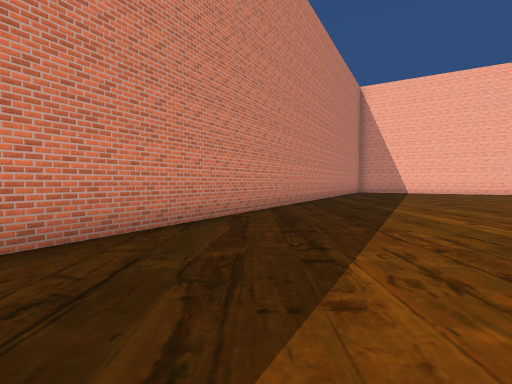
View 1 (above)

24 first-person views from a walk through a scene from a Unity 3-D project. The camera is 1.3 m above the floor, tilts 2° down and sees 85° across. The floor is counted in squares, 2 m on a side. Each view is taken from the middle of a square. On the plan, view 1 faces up. The plan holds only what a view shows up to about 9 squares ahead; the rest is blank. The place goes on beyond the plan. The player character is not drawn. Some surface patterns are stand-ins.

View 2
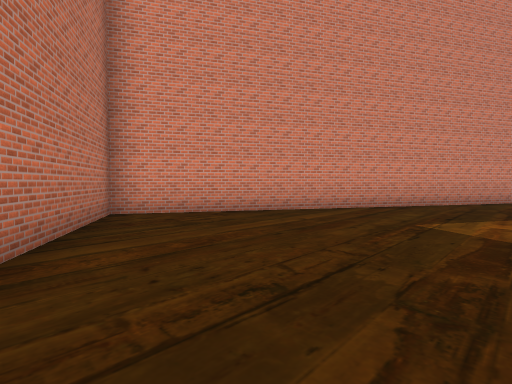

View 3
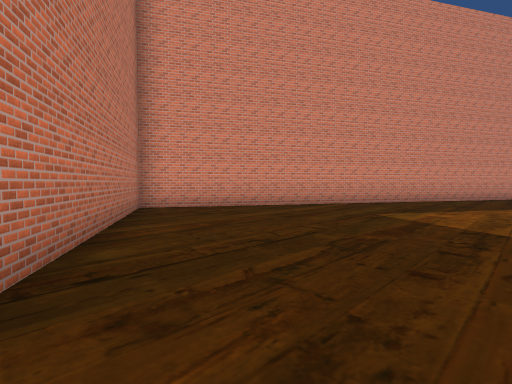

View 4
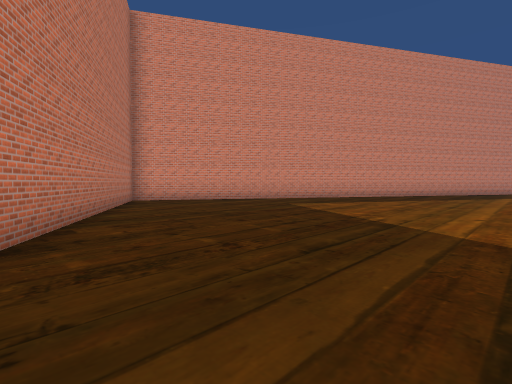

View 5
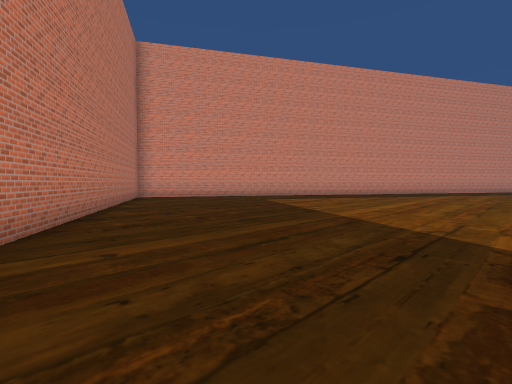

View 6
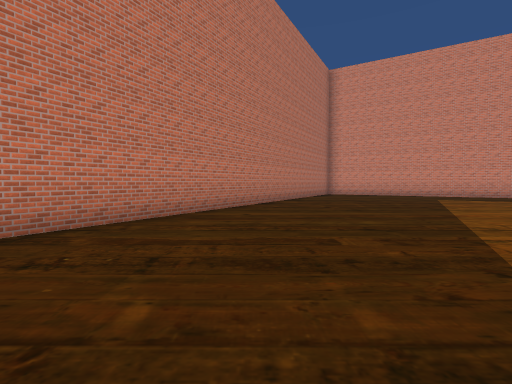

View 7
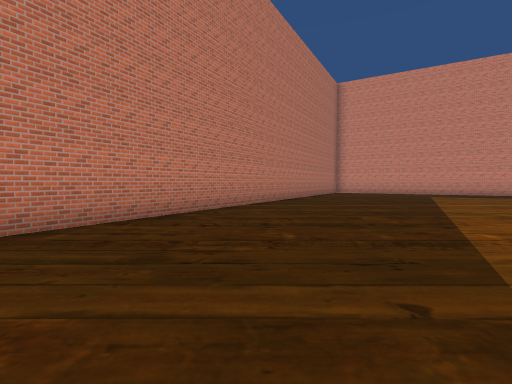

View 8
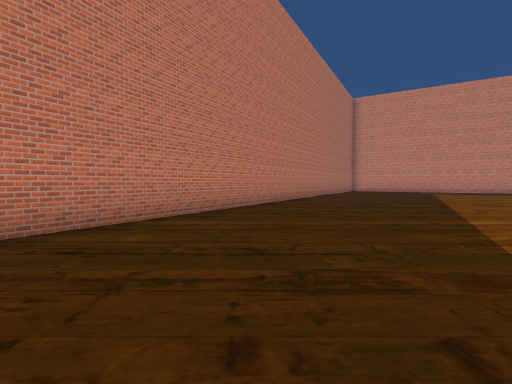

View 9
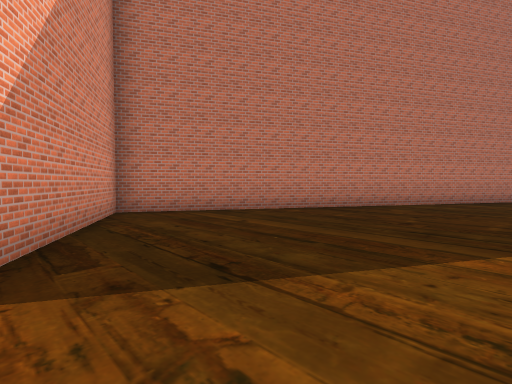

View 10
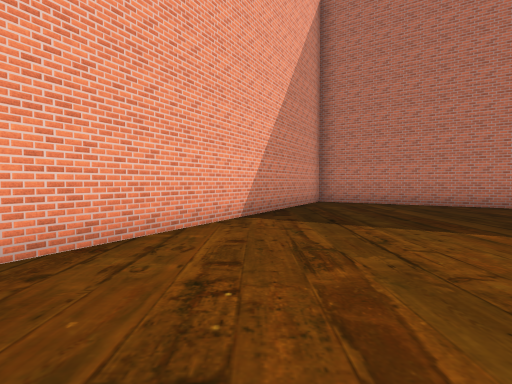

View 11
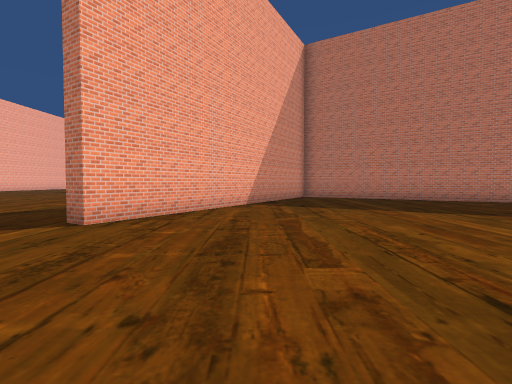

View 12
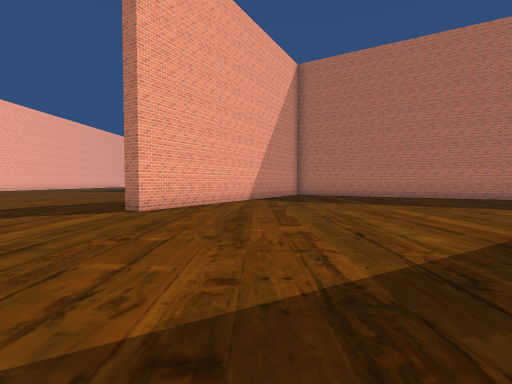

View 13
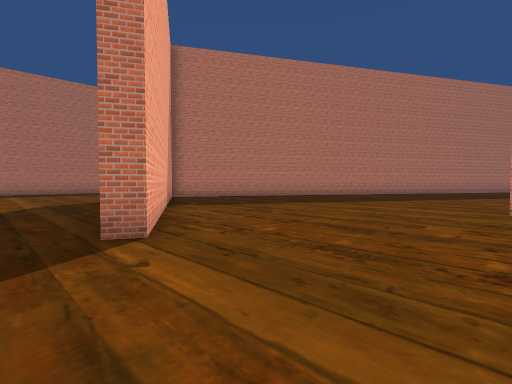

View 14
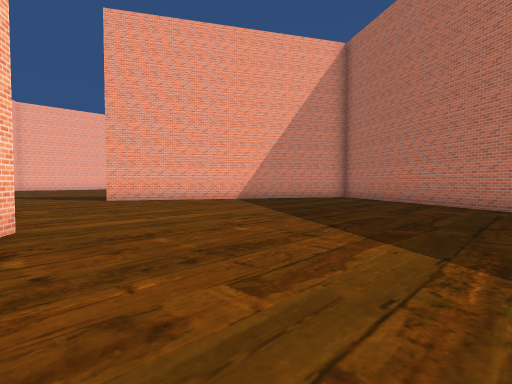

View 15
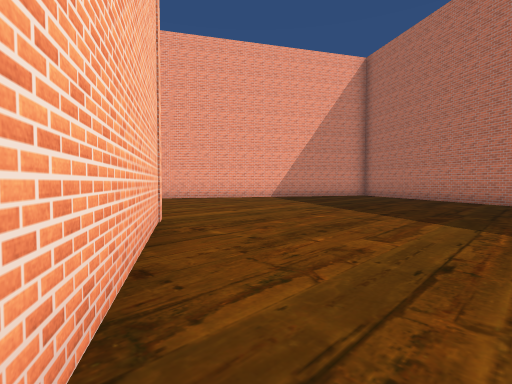

View 16
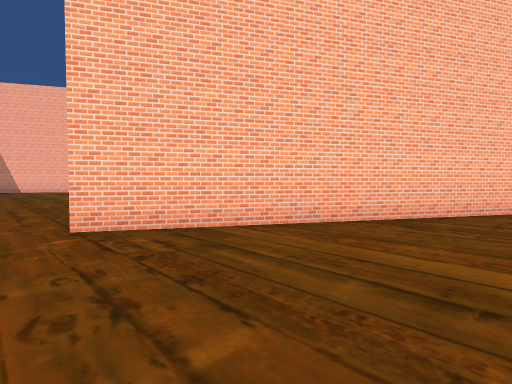

View 17
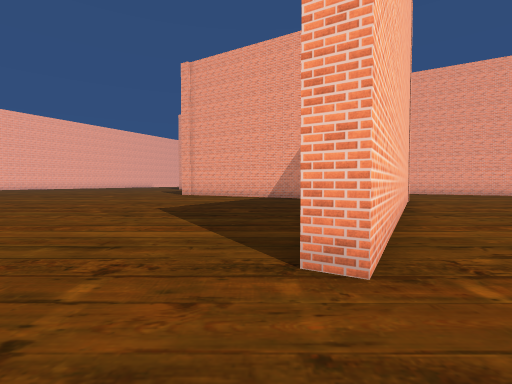

View 18
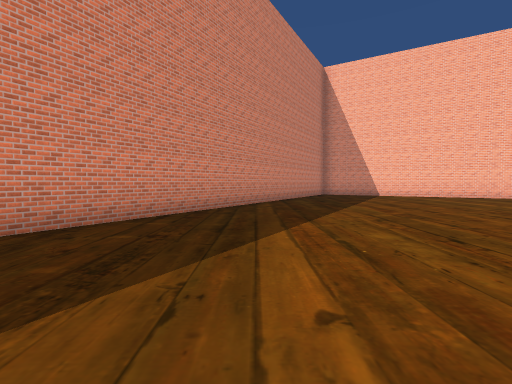

View 19
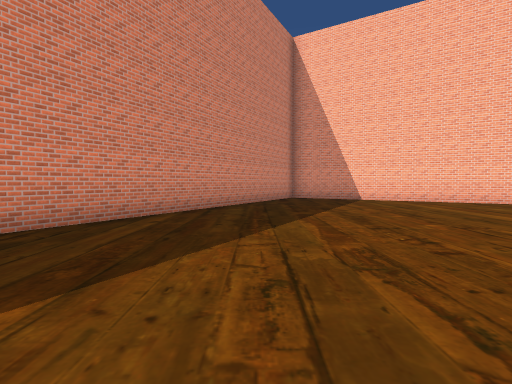

View 20
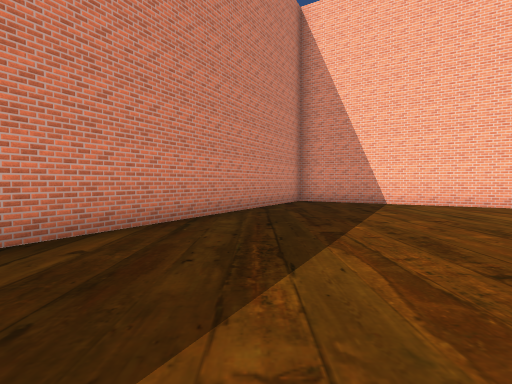

View 21
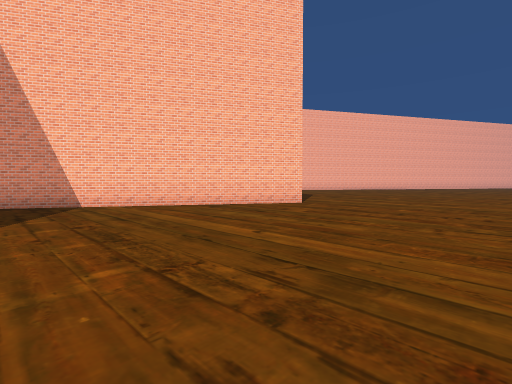

View 22
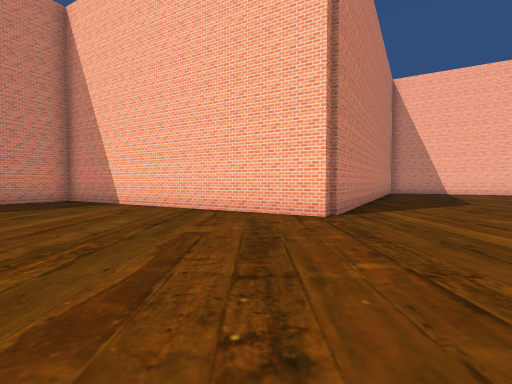

View 23
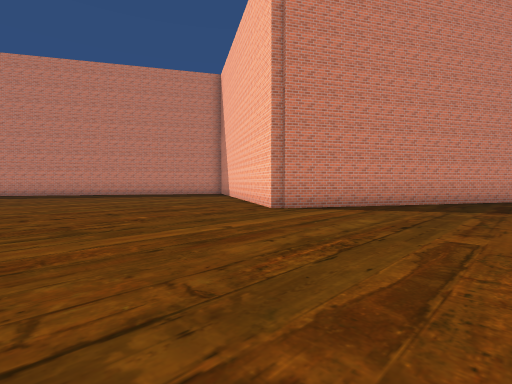

View 24
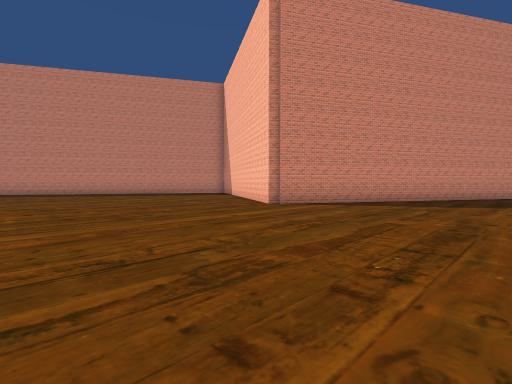

### Floor plan
Points are (right, up) in squares from view 1. A wall is a line through its corners. A room is listed if a view was taken in it or the views show most of it. See-through windows are left out.
Room 1 (views 1, 2, 3, 4, 5, 6, 7, 8, 9, 10, 11, 12, 13, 14, 15, 16, 17, 18, 19, 20, 21, 22, 23, 24)
walls: (15.8, -6.3) (7.8, -1.8) (8.1, -1.3); (6.1, 17) (-6.1, -4.1) (16.9, -17.4) (21.6, -9.2) (22.1, -9.5); (16.9, 17.5) (14.4, 13.2) (7.3, 17.3)
ways out: opening at (23.5, -10.5)

Where each view was taken, in squares from view 1:
view 1: 0 up, 0 right, facing up
view 2: 6 down, 0 right, facing up-left
view 3: 7 down, 1 right, facing up-left
view 4: 8 down, 4 right, facing up-left
view 5: 9 down, 6 right, facing up-left
view 6: 8 down, 9 right, facing left
view 7: 9 down, 11 right, facing left
view 8: 11 down, 14 right, facing left
view 9: 11 down, 19 right, facing down-left
view 10: 8 down, 19 right, facing down
view 11: 5 down, 19 right, facing down
view 12: 3 down, 19 right, facing down
view 13: 6 down, 23 right, facing down-left
view 14: 6 down, 11 right, facing down-right
view 15: 4 down, 11 right, facing down-right
view 16: 6 down, 7 right, facing up-right
view 17: 1 down, 6 right, facing right
view 18: 3 up, 3 right, facing up
view 19: 6 up, 5 right, facing up
view 20: 8 up, 5 right, facing up
view 21: 8 up, 7 right, facing up-right
view 22: 8 up, 13 right, facing up
view 23: 8 up, 19 right, facing up-left
view 24: 7 up, 20 right, facing up-left
